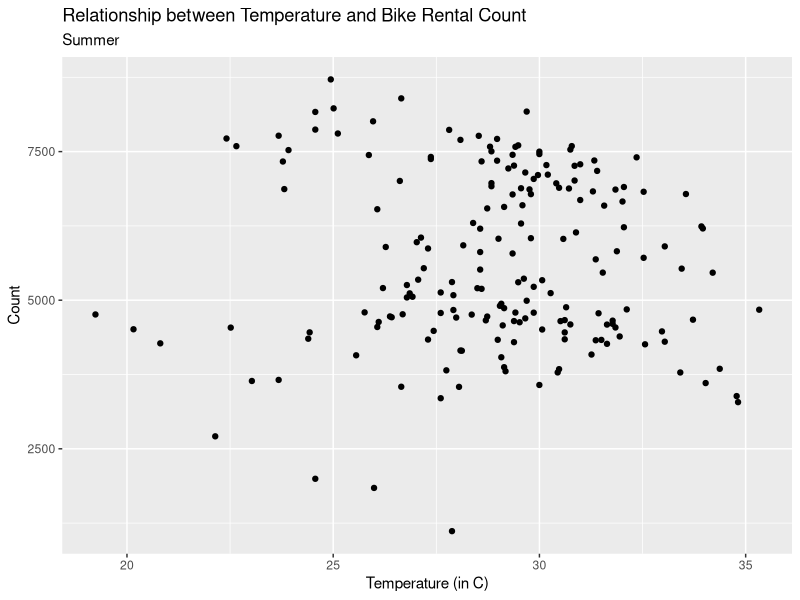
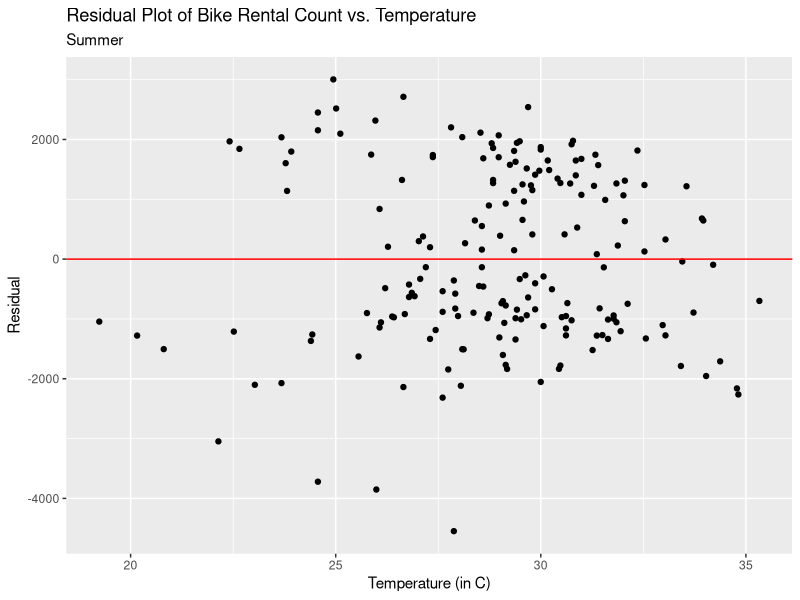
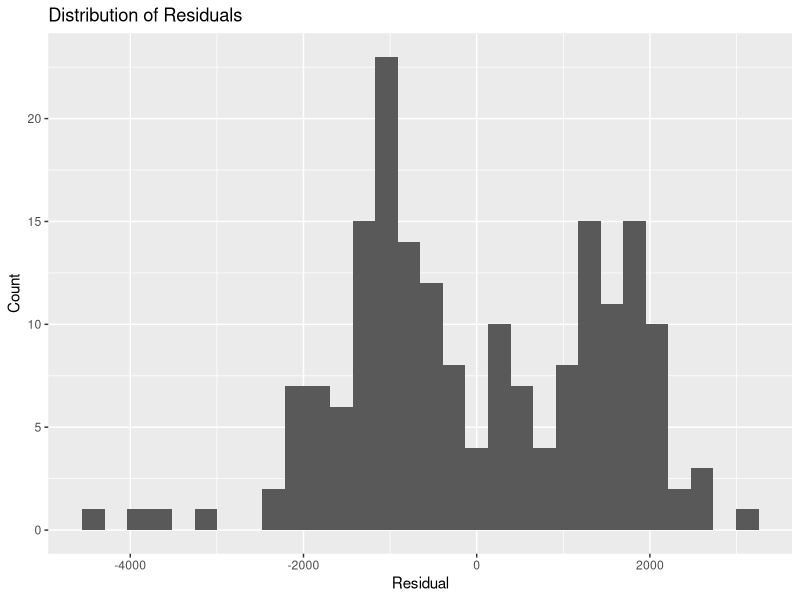

These figures' R source, in order:
## ---- chunk 1
knitr::opts_chunk$set(echo = TRUE,
                      warning=FALSE, 
                      message=FALSE)
## ---- chunk 2
library(tidyverse)
library(readr)
library(broom)
library(knitr)
## ---- chunk 3
bikeshare <- read_csv("data/bikeshare.csv")
## ---- chunk 4
winter_data <- bikeshare %>%
  filter(season == 1) %>%
  mutate(temp_c = temp *41)
## ---- chunk 5
winter_model <- lm(count ~ temp_c, data = winter_data)
tidy(winter_model, conf.int = TRUE, level = 0.95) %>%
     kable(digits = 3)
## ---- chunk 6
glance(winter_model, winter_data)$r.squared
## ---- chunk 7
summer_data <- bikeshare %>%
  filter(season == 3) %>%
  mutate(temp_c = temp *41)
## ---- chunk 8
summer_model <- lm(count ~ temp_c, data = summer_data)
tidy(summer_model, conf.int = TRUE, level = 0.95) %>%
     kable(digits = 3)
## ---- chunk 9
ggplot(data = summer_data, mapping = aes(x = temp_c, y = count)) + geom_point() + labs(title = "Relationship between Temperature and Bike Rental Count", subtitle = "Summer", x = "Temperature (in C)", y = "Count")
## ---- chunk 10
summer_data <- summer_data %>%
  mutate(resid = residuals(summer_model))
## ---- chunk 11
ggplot(data = summer_data, mapping = aes(x = temp_c, y = resid)) + geom_point() + labs(title = "Residual Plot of Bike Rental Count vs. Temperature", subtitle = "Summer", x = "Temperature (in C)", y = "Residual") + geom_hline(yintercept = 0, color ="red")
## ---- chunk 12
ggplot(data = summer_data, mapping = aes(x = resid)) + geom_histogram() + labs(title = "Distribution of Residuals", x = "Residual", y = "Count")
